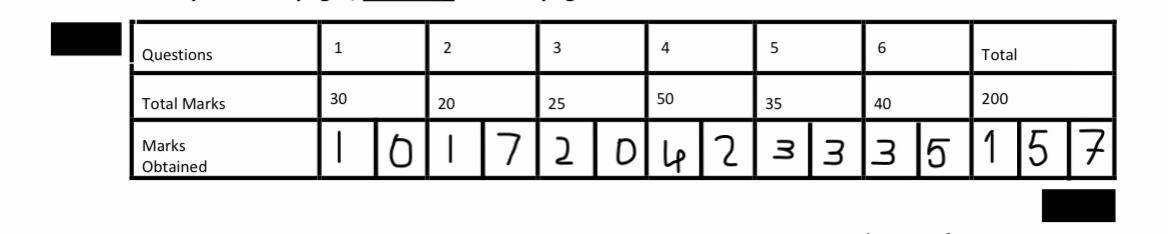
#> input picture test.jpeg, 1168 x 234 px, given in place of test.png, which was not available
$ python shape.py   (older library calls are emulated)
#> lines starting #> are read from the running program, lines starting #| are printed output that depends on the picture; after the words box and inside, x2 and y2 are one past the last pixel; in counts of white or black regions, pixels touching at a corner belong together; pictures that were not available may be replaced by others from this repository, and a replacement may not be noted
import numpy as np
import cv2
import matplotlib.pyplot as plt

image = cv2.imread('test.png')
#> image is the input picture: shape (234, 1168, 3); min 0, max 255, mean 223.4
#converting RGB image to Binary
gray_image = cv2.cvtColor(image, cv2.COLOR_BGR2GRAY)
ret, thresh = cv2.threshold(gray_image, 127, 255, 0)
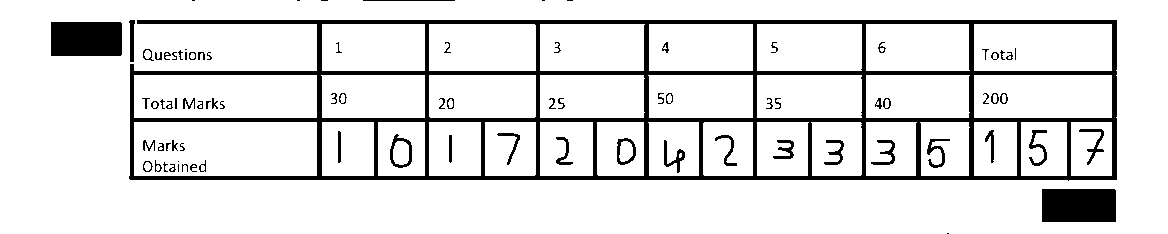
#> thresh: shape (234, 1168); 88.1% white; 86 black regions (19 under 20 px)
#calculate the contours from binary image
im, contours, hierarchy = cv2.findContours(thresh, cv2.RETR_TREE, cv2.CHAIN_APPROX_SIMPLE)
#> contours = 136 contours, 20 with area under 20; largest, box (x1, y1, x2, y2) and area: (0, 0, 1168, 234) 271795, (128, 19, 1118, 182) 150464, (134, 122, 317, 176) 9646, (134, 75, 317, 118) 7644, (974, 24, 1112, 71) 6302
with_contours = cv2.drawContours(image, contours, -1, (0, 255, 0), 3)
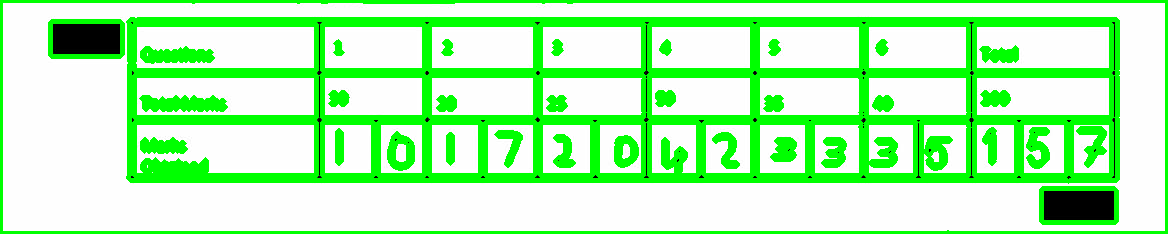
#> with_contours: shape (234, 1168, 3); mean B, G, R 174.8, 249.5, 174.8
plt.imshow(with_contours)
